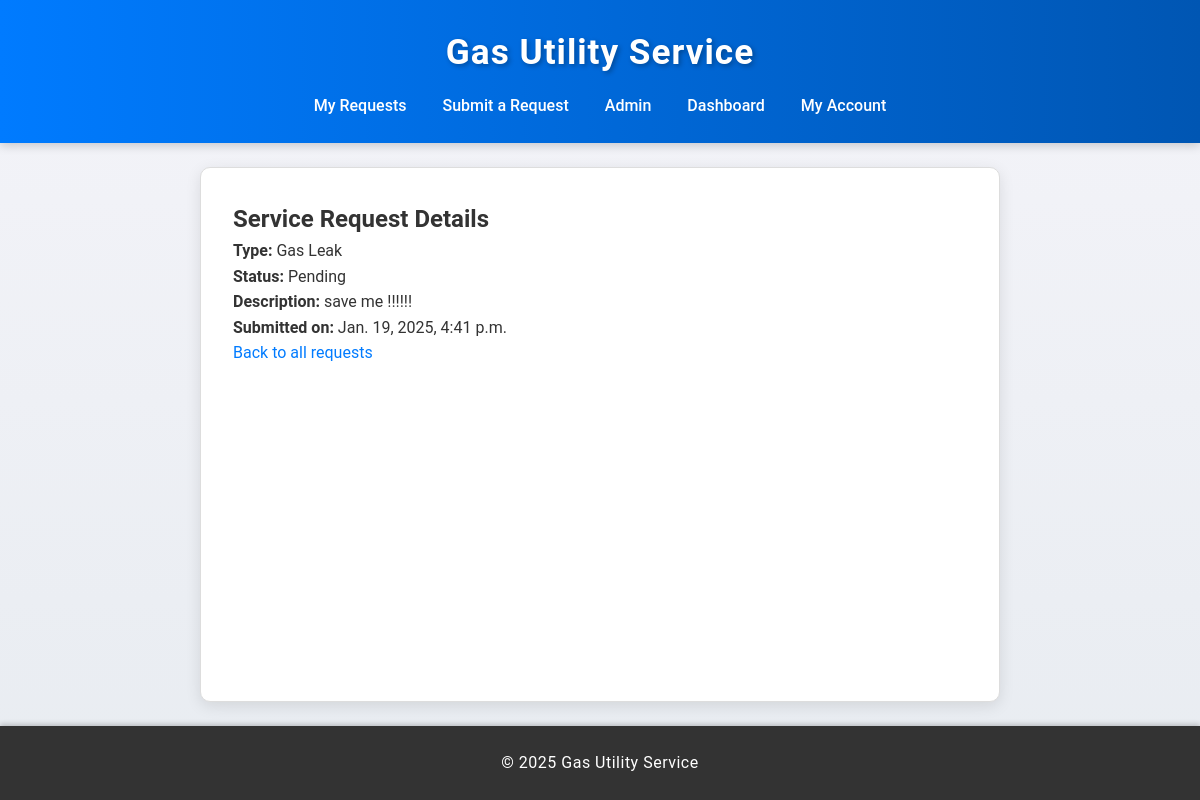
Screenshot of /6/ (signed in) with the database file from the repository.
### service_requests/models.py (models this page shows)
class ServiceRequest(models.Model):
    SERVICE_TYPES = [
        ('gas_leak', 'Gas Leak'),
        ('billing', 'Billing Issue'),
        ('account', 'Account Update'),
    ]
    STATUS_CHOICES = [
        ('pending', 'Pending'),
        ('in_progress', 'In Progress'),
        ('resolved', 'Resolved'),
    ]
    customer = models.ForeignKey(Customer, on_delete=models.CASCADE)
    service_type = models.CharField(max_length=20, choices=SERVICE_TYPES)
    description = models.TextField()
    status = models.CharField(max_length=20, choices=STATUS_CHOICES, default='pending')
    created_at = models.DateTimeField(auto_now_add=True)
    updated_at = models.DateTimeField(auto_now=True)
    resolved_at = models.DateTimeField(null=True, blank=True)
    attachments = models.FileField(upload_to='attachments/', blank=True, null=True)

### service_requests/views.py (the view)
# urls.py: path('<int:pk>/', views.ServiceRequestDetailView.as_view(), name='service_request_detail'),
class ServiceRequestDetailView(LoginRequiredMixin, DetailView):
    model = ServiceRequest
    template_name = 'service_requests/service_request_detail.html'
    context_object_name = 'service_request'
    def get_queryset(self):
        return ServiceRequest.objects.filter(customer=self.request.user.customer)

### service_requests/templates/service_requests/service_request_detail.html (shortened to what this page needs)
{% extends "base.html" %}
{% block content %}
    <h2>Service Request Details</h2>
    <p><strong>Type:</strong> {{ service_request.get_service_type_display }}</p>
    <p><strong>Status:</strong> {{ service_request.get_status_display }}</p>
    <p><strong>Description:</strong> {{ service_request.description }}</p>
    <p><strong>Submitted on:</strong> {{ service_request.created_at }}</p>
    <a href="{% url 'list_service_requests' %}">Back to all requests</a>
{% endblock %}

### static/style.css (style rules this page uses)
* { margin: 0; padding: 0; box-sizing: border-box; }
body { font-family: 'Roboto', Arial, sans-serif; line-height: 1.6; background: linear-gradient(to bottom, #f4f4f9, #e8ecf1); color: #333; display: flex; flex-direction: column; min-height: 100vh; overflow-x: hidden; }
a { color: #007bff; text-decoration: none; transition: color 0.3s ease; }

### rows the page displays
ServiceRequest: service_type "Gas Leak", status "Pending", description "save me !!!!!!", created_at "Jan. 19, 2025, 4:41 p.m."
